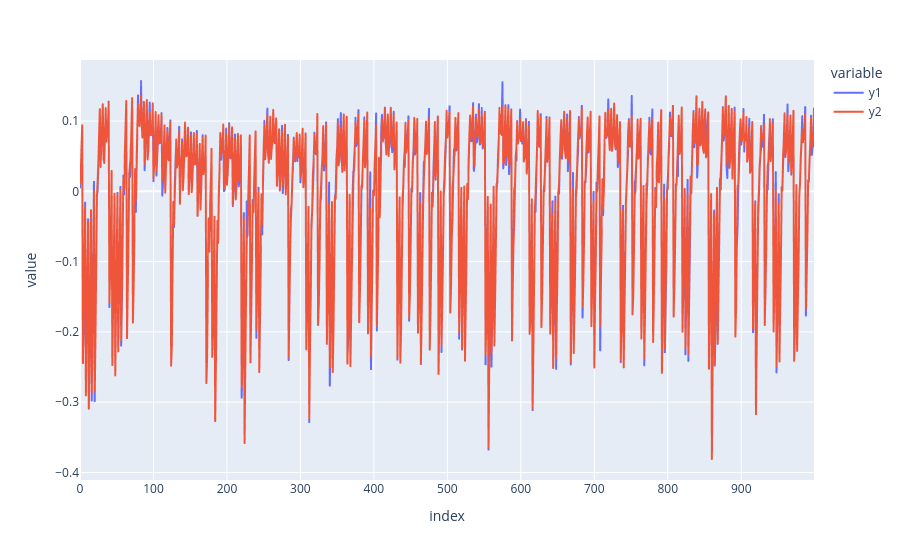

Notebook cell for this chart:
### Markdown cell above
Now that we can easily get how much our trace is offset by, let's see if the plots actually line up:

### Code cell
original_offset = 3000
target_offset = calculate_trace_offset(ref_trace, original_offset, proj.waves[1], 10)
offset_len = 1000

print(target_offset)

data = {'y1': proj.waves[0][original_offset:original_offset+offset_len],
        'y2': proj.waves[1][original_offset+target_offset:original_offset+target_offset+offset_len]}
data_frame = pd.DataFrame(data)
px.line(data_frame, y=['y1', 'y2'])

### Figure 1 — Plotly figure (JSON) as saved in the notebook; plotly's stock layout.template omitted (floating-point values rounded to 4 significant figures; data arrays with more than 128 entries replaced by an {"elided": "..."} marker saying what was removed)
{"data": [{"hovertemplate": "variable=y1<br>index=%{x}<br>value=%{y}<extra></extra>", "legendgroup": "y1", "line": {"color": "#636efa", "dash": "solid"}, "marker": {"symbol": "circle"}, "mode": "lines", "name": "y1", "showlegend": true, "type": "scattergl", "x": {"elided": "1000 int values"}, "xaxis": "x", "y": {"elided": "1000 float values"}, "yaxis": "y"}, {"hovertemplate": "variable=y2<br>index=%{x}<br>value=%{y}<extra></extra>", "legendgroup": "y2", "line": {"color": "#EF553B", "dash": "solid"}, "marker": {"symbol": "circle"}, "mode": "lines", "name": "y2", "showlegend": true, "type": "scattergl", "x": {"elided": "1000 int values"}, "xaxis": "x", "y": {"elided": "1000 float values"}, "yaxis": "y"}], "layout": {"legend": {"title": {"text": "variable"}, "tracegroupgap": 0}, "margin": {"t": 60}, "xaxis": {"anchor": "y", "domain": [0, 1], "title": {"text": "index"}}, "yaxis": {"anchor": "x", "domain": [0, 1], "title": {"text": "value"}}}}
